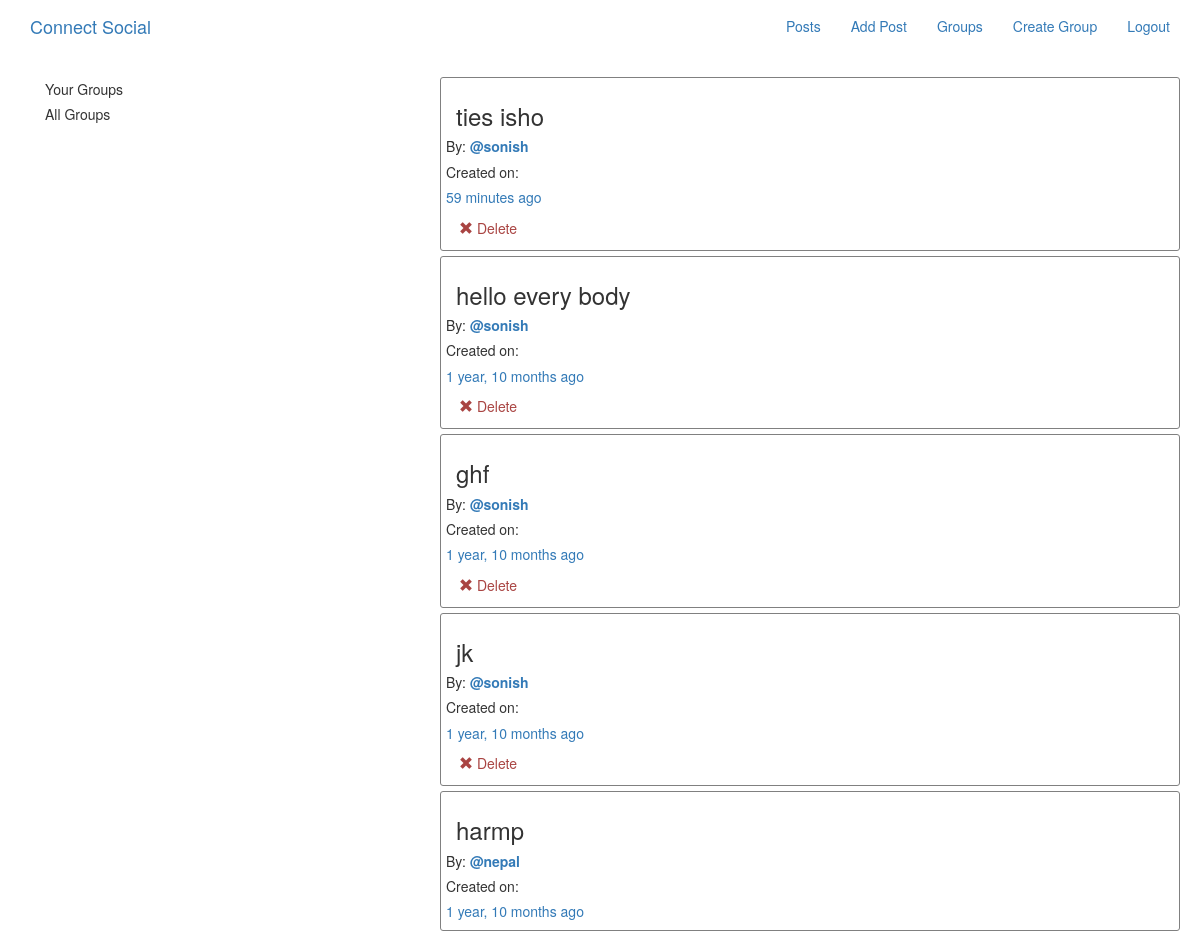
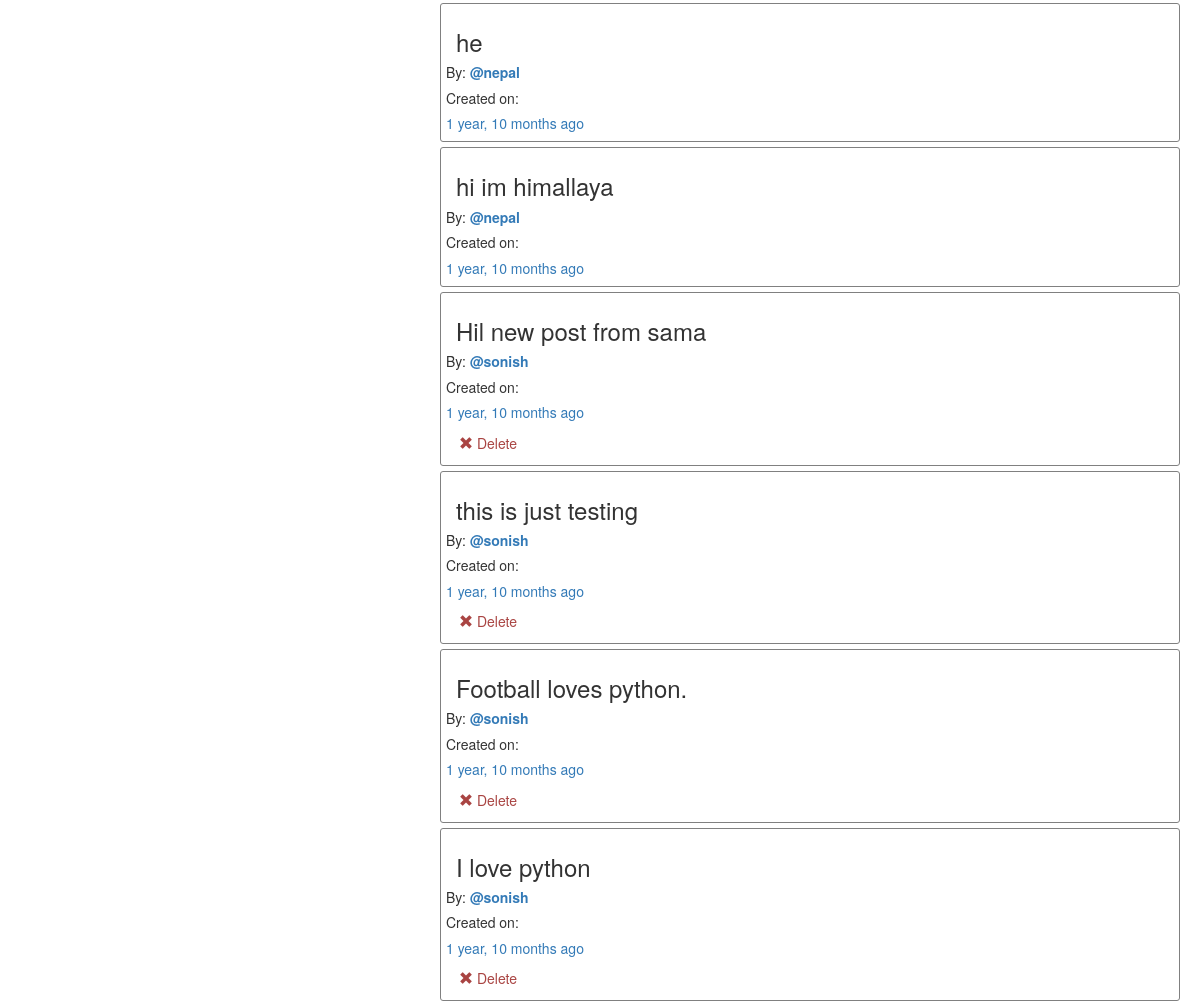
Screenshot of /posts/ (signed in) with the database file from the repository (2 pictures, top to bottom).
### posts/models.py (models this page shows, shortened)
class Post(models.Model):
    user = models.ForeignKey(User,related_name="posts",on_delete=models.CASCADE)
    created_at = models.DateTimeField(auto_now= True)
    message = models.TextField()
    message_html = models.TextField(editable = False)
    group = models.ForeignKey(Group,related_name = "posts",null = True,blank=True,on_delete=models.CASCADE)
    class Meta:
        ordering= ['-created_at']
        unique_together = ['user','message']

### posts/views.py (the view)
class PostList(SelectRelatedMixin,generic.ListView):
    model = models.Post
    select_related = ('user','group')

### posts/templates/posts/post_list.html (shortened to what this page needs)
{%extends "posts/post_base.html"%}
{%block pre_post%}
  <div class="col-md-4">
    {%if request.user.is_authenticated%}
    <div class="card card-with-shadow">
      <div class="content">
        <h5 class="title">Your Groups</h5>
      </div>
    </div>
    {%endif%}
    <div class="card card-with-shadow">
      <div class="content">
        <h5 class="title">All Groups</h5>
      </div>
    </div>
  </div>
{%endblock%}
{%block post_content%}
<div class="col-md-8">
  {%for post in post_list%}
    {%include "posts/_post.html"%}
    {%endfor%}
</div>
{%endblock%}

### posts/templates/posts/_post.html
{%load humanize%}
<div class="poster">
  <h3>{{post.message_html|safe}}</h3>
  <div class="media-body">
    <h5 class="media-heading">
    <span class="username">
    By:  <a href="{%url 'posts:for_user' username=post.user.username%}"><strong>@{{post.user.username}}</strong></a>
    </span>
    <time class="time">
      <h5>Created on:</h5>
      <a href="{%url 'posts:single' username=post.user.username pk=post.pk%}">{{post.created_at|timesince}}
        ago
      </a>
    </time>
    </h5>
    <div class="media-footer">
      {% if user.is_authenticated and post.user == user and not hide_delete %}
      <a href="{%url 'posts:delete' pk=post.pk%}" title="delete"  class="btn btn-simple">
        <span class="glyphicon glyphicon-remove text-danger" aria-hidden="true"></span>
        <span class ="text-danger icon-label">Delete</span>
      </a>
      {%endif%}
    </div>
  </div>
</div>

### static/posts/posts.css (style rules this page uses)
.poster { border: 1px solid grey; border-radius: 3px; margin: 5px; padding: 5px; }
.poster h3 { padding:0px 10px; }

### rows the page displays
Post: message_html "ties isho", user.username "sonish", created_at "59 minutes", shows "Delete"
Post: message_html "hello every body", user.username "sonish", created_at "1 year, 10 months", shows "Delete"
Post: message_html "ghf", user.username "sonish", created_at "1 year, 10 months", shows "Delete"
Post: message_html "jk", user.username "sonish", created_at "1 year, 10 months", shows "Delete"
Post: message_html "harmp", user.username "nepal", created_at "1 year, 10 months"
Post: message_html "he", user.username "nepal", created_at "1 year, 10 months"
Post: message_html "hi im himallaya", user.username "nepal", created_at "1 year, 10 months"
Post: message_html "Hil new post from sama", user.username "sonish", created_at "1 year, 10 months", shows "Delete"
Post: message_html "this is just testing", user.username "sonish", created_at "1 year, 10 months", shows "Delete"
Post: message_html "Football loves python.", user.username "sonish", created_at "1 year, 10 months", shows "Delete"
Post: message_html "I love python", user.username "sonish", created_at "1 year, 10 months", shows "Delete"
